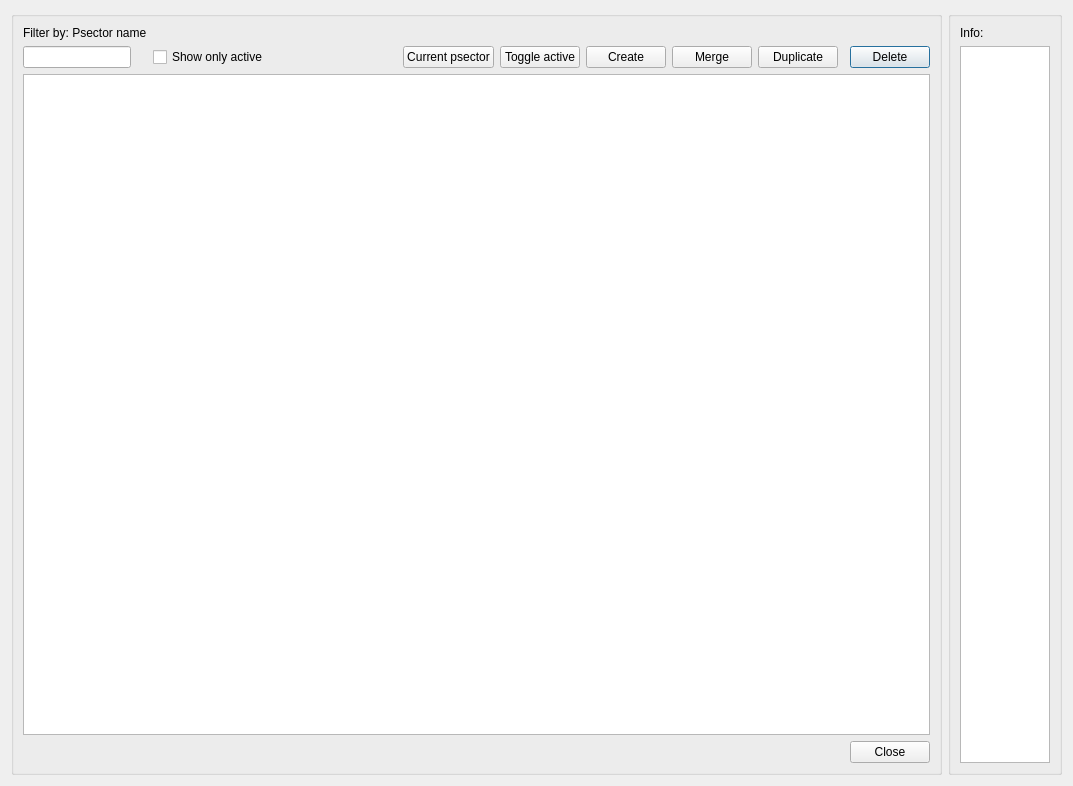
<?xml version="1.0" encoding="UTF-8"?>
<ui version="4.0">
 <class>dlg_psector_manager</class>
 <widget class="QDialog" name="dlg_psector_manager">
  <property name="geometry">
   <rect>
    <x>0</x>
    <y>0</y>
    <width>1073</width>
    <height>786</height>
   </rect>
  </property>
  <property name="windowTitle">
   <string>Psector management</string>
  </property>
  <layout class="QGridLayout" name="gridLayout_2">
   <item row="0" column="0">
    <widget class="QGroupBox" name="groupBox">
     <property name="sizePolicy">
      <sizepolicy hsizetype="MinimumExpanding" vsizetype="Preferred">
       <horstretch>0</horstretch>
       <verstretch>0</verstretch>
      </sizepolicy>
     </property>
     <property name="title">
      <string/>
     </property>
     <layout class="QGridLayout" name="verticalLayout_3">
      <item row="1" column="1">
       <widget class="QCheckBox" name="chk_active">
        <property name="text">
         <string>Show only active</string>
        </property>
       </widget>
      </item>
      <item row="1" column="16">
       <widget class="QPushButton" name="btn_delete">
        <property name="sizePolicy">
         <sizepolicy hsizetype="Fixed" vsizetype="Fixed">
          <horstretch>0</horstretch>
          <verstretch>0</verstretch>
         </sizepolicy>
        </property>
        <property name="text">
         <string>Delete</string>
        </property>
       </widget>
      </item>
      <item row="1" column="0">
       <widget class="QLineEdit" name="txt_name">
        <property name="sizePolicy">
         <sizepolicy hsizetype="Fixed" vsizetype="Fixed">
          <horstretch>0</horstretch>
          <verstretch>0</verstretch>
         </sizepolicy>
        </property>
        <property name="text">
         <string/>
        </property>
       </widget>
      </item>
      <item row="1" column="11">
       <widget class="QPushButton" name="btn_toggle_active">
        <property name="sizePolicy">
         <sizepolicy hsizetype="Fixed" vsizetype="Fixed">
          <horstretch>0</horstretch>
          <verstretch>0</verstretch>
         </sizepolicy>
        </property>
        <property name="text">
         <string>Toggle active</string>
        </property>
       </widget>
      </item>
      <item row="0" column="0">
       <widget class="QLabel" name="lbl_psector_name">
        <property name="text">
         <string>Filter by: Psector name</string>
        </property>
       </widget>
      </item>
      <item row="1" column="8">
       <widget class="QLabel" name="lbl_vdefault_psector">
        <property name="sizePolicy">
         <sizepolicy hsizetype="Fixed" vsizetype="Preferred">
          <horstretch>0</horstretch>
          <verstretch>0</verstretch>
         </sizepolicy>
        </property>
        <property name="text">
         <string/>
        </property>
       </widget>
      </item>
      <item row="1" column="14">
       <widget class="QPushButton" name="btn_duplicate">
        <property name="sizePolicy">
         <sizepolicy hsizetype="Fixed" vsizetype="Fixed">
          <horstretch>0</horstretch>
          <verstretch>0</verstretch>
         </sizepolicy>
        </property>
        <property name="text">
         <string>Duplicate</string>
        </property>
       </widget>
      </item>
      <item row="1" column="2" colspan="2">
       <spacer name="horizontalSpacer_2">
        <property name="orientation">
         <enum>Qt::Horizontal</enum>
        </property>
        <property name="sizeHint" stdset="0">
         <size>
          <width>80</width>
          <height>20</height>
         </size>
        </property>
       </spacer>
      </item>
      <item row="3" column="0" colspan="11">
       <spacer name="horizontalSpacer">
        <property name="orientation">
         <enum>Qt::Horizontal</enum>
        </property>
        <property name="sizeHint" stdset="0">
         <size>
          <width>40</width>
          <height>20</height>
         </size>
        </property>
       </spacer>
      </item>
      <item row="2" column="0" colspan="17">
       <widget class="QTableView" name="tbl_psm"/>
      </item>
      <item row="1" column="12">
       <widget class="QPushButton" name="btn_create">
        <property name="text">
         <string>Create</string>
        </property>
       </widget>
      </item>
      <item row="3" column="16">
       <widget class="QPushButton" name="btn_cancel">
        <property name="text">
         <string>Close</string>
        </property>
       </widget>
      </item>
      <item row="1" column="10">
       <widget class="QPushButton" name="btn_update_psector">
        <property name="sizePolicy">
         <sizepolicy hsizetype="Fixed" vsizetype="Fixed">
          <horstretch>0</horstretch>
          <verstretch>0</verstretch>
         </sizepolicy>
        </property>
        <property name="text">
         <string>Current psector</string>
        </property>
       </widget>
      </item>
      <item row="1" column="13">
       <widget class="QPushButton" name="btn_merge">
        <property name="text">
         <string>Merge</string>
        </property>
       </widget>
      </item>
     </layout>
    </widget>
   </item>
   <item row="0" column="1">
    <widget class="QGroupBox" name="groupBox_2">
     <property name="maximumSize">
      <size>
       <width>380</width>
       <height>16777215</height>
      </size>
     </property>
     <property name="title">
      <string/>
     </property>
     <layout class="QGridLayout" name="gridLayout">
      <item row="0" column="0">
       <widget class="QLabel" name="label">
        <property name="text">
         <string>Info:</string>
        </property>
       </widget>
      </item>
      <item row="1" column="0">
       <widget class="QTextEdit" name="txt_infolog"/>
      </item>
     </layout>
    </widget>
   </item>
  </layout>
 </widget>
 <tabstops>
  <tabstop>txt_name</tabstop>
  <tabstop>btn_update_psector</tabstop>
  <tabstop>btn_delete</tabstop>
  <tabstop>tbl_psm</tabstop>
  <tabstop>btn_cancel</tabstop>
 </tabstops>
 <resources/>
 <connections/>
</ui>
